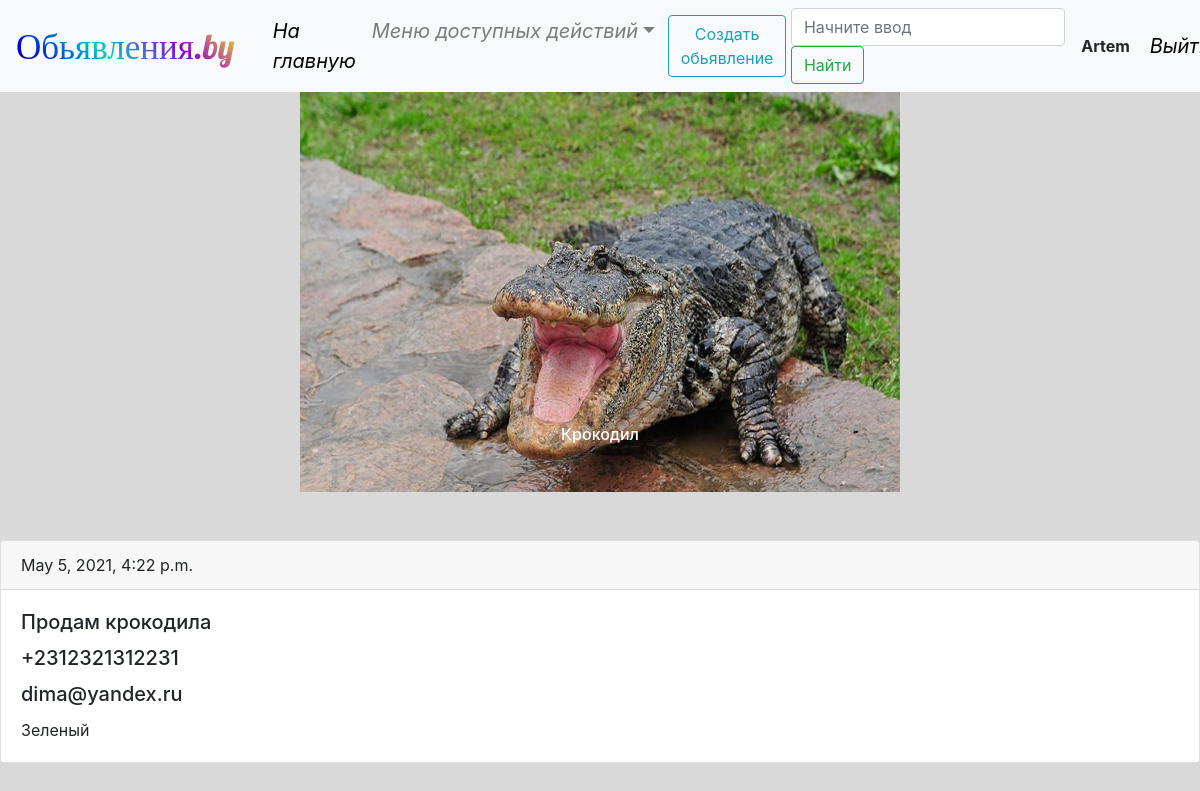
Screenshot of /detail/8 (signed in) with the database file from the repository.
### main/models.py (models this page shows, shortened)
class Photo(models.Model):
    title = models.CharField(verbose_name='Описание', max_length=30, blank=True, null=True)
    image = models.ImageField(verbose_name='Фотография', upload_to='gallery/')
    user = models.ForeignKey(User, verbose_name='Пользователь', on_delete=models.CASCADE)
    gallery = models.ForeignKey(Gallery, verbose_name='Галерея', on_delete=models.CASCADE)
    class Meta:
        verbose_name = 'Фотография'
        verbose_name_plural = 'Фотографии'
        ordering = ['user','gallery','title']

class Advert(models.Model):
    title = models.CharField(verbose_name='заглавие', max_length=50)
    text = models.TextField(verbose_name='Текст обьявления', null=True)
    phone = models.CharField(verbose_name='Телефон', max_length=15, null=True, blank=True)
    email = models.EmailField(verbose_name='правильный Email-адрес', max_length=30, null=True)
    date = models.DateTimeField(auto_now_add=True)
    gallery = models.ForeignKey(Gallery, verbose_name='Галерея', on_delete=models.CASCADE, null=True, blank=True)
    user = models.ForeignKey(User, verbose_name='Пользователь', on_delete=models.CASCADE)
    class Meta:
        verbose_name = 'Обьявление'
        verbose_name_plural = 'Обьявления'
        ordering = ['-date']

### main/views.py (the view)
# urls.py: path('detail/<int:pk>', AdvertDetailView.as_view(), name='adv_detail'),
class AdvertDetailView(LoginRequiredMixin, generic.DetailView):
    model = Advert
    template_name = 'main/advertdetail.html'
    context_object_name = 'adv'
    def get_context_data(self, **kwargs):
        pk = self.kwargs['pk']
        qsetAdvert = Advert.objects.values('gallery_id').filter(pk=pk)
        gallery = qsetAdvert.get().get('gallery_id')
        context = super().get_context_data(**kwargs)
        context['photo'] = Photo.objects.filter(gallery=gallery)
        context['permit'] = UserIsOwnerOrAdminMixin.has_permission(self)
        return context

### main/permissions.py (called while the page is built)
    def has_permission(self):
        return self.get_object().user == self.request.user or self.request.user.is_staff

### templates/main/advertdetail.html (shortened to what this page needs)
{% extends 'base.html' %}
{% block content %}
<div id="carouselAdvertGalleryList" class="carousel slide" data-ride="carousel">
    <div class="carousel-inner">
        {% for item in photo %}
        <div data-interval="2000" class="carousel-item text-center text-light mb-5
          {% if forloop.first %} active{% endif %}">
            <img src="{{ item.image.url }}" style="width:600px; height:400px;">
            <div class="carousel-caption capt">
                <h6>{{ item.title }}</h6>
            </div>
        </div>
        {% endfor %}
    </div>
</div>
<div class="card">
    <div class="card-header">{{ adv.date }}</div>
    <div class="card-body">
        <h5 class="card-title">{{ adv.title }}</h5>
        <h5 class="card-title">{{ adv.phone }}</h5>
        <h5 class="card-title">{{ adv.email }}</h5>
        <p class="card-text">{{ adv.text }}</p>
    </div>
</div>
{% endblock %}

### templates/base.html (shortened to what this page needs)
<!DOCTYPE html>
{% load static %}
<html lang="en">
<head>
    <link rel="stylesheet" href="https://stackpath.bootstrapcdn.com/bootstrap/4.4.1/css/bootstrap.min.css"
>
    <link rel="stylesheet" href="{% static 'css/base.css' %}">
</head>
<body style="background-color: #d9d9d9;">
<nav class="navbar navbar-expand-lg navbar-light bg-light">
    <a class="logo" href="#">Обьявления.by</a>
    <div class="collapse navbar-collapse" id="navbarSupportedContent">
        <ul class="navbar-nav mr-auto">
            <li class="nav-item active">
                <a id="a" class="nav-link" href="{% url 'adv_list' %}">На главную<span class="sr-only">(current)</span></a>
            </li>
            {% if user.is_authenticated %}
            <li id="e" class="nav-item dropdown">
                <a class="nav-link dropdown-toggle" href="#" id="navbarDropdown" role="button" data-toggle="dropdown"
                   aria-haspopup="true" aria-expanded="false">Меню доступных действий</a>
            </li>
            {% endif %}
        </ul>
        {% if user.is_authenticated %}
        <a href="{% url 'adv_create' %}" type="button" class="btn btn-outline-info">Создать обьявление</a>
        {% endif %}
        <form class="form-inline my-2 my-lg-0" action="{% url 'adv_list' %}" method="get">
            <input class="form-control mr-sm-2" name="val" type="search" placeholder="Начните ввод" aria-label="Search">
            <button class="btn btn-outline-success my-2 my-sm-0" type="submit">Найти</button>
        </form>
        {% if user.is_authenticated %}
        <span><b> &nbsp;{{ user.username }}&nbsp; </b></span>
        <a id="d" class="nav-link" href="{% url 'account_logout' %}">Выйти</a>
        {% else %}
        <a id="b" class="nav-link" href="{% url 'account_login' %}">Вход</a>
        <a id="c" class="nav-link" href="{% url 'account_signup' %}">Регистрация</a>
        {% endif %}
    </div>
</nav>
{% block content %}
{% endblock %}
</body>
</html>

### static/css/base.css (style rules this page uses)
.logo { font-family: "Lobster", cursive; background: linear-gradient(45deg, #0000CD 10%,#00CED1,#9400D3,#FFFF00); -webkit-background-clip: text; -webkit-text-fill-color: transparent; color: #0000CD; display: table; font-size: 35px; }
#a { font-style: italic; font-size: 20px; color: #000000; margin-left:30px; }
#d { font-style: italic; font-size: 20px; color: #000000; }
#e { font-style: italic; font-size: 20px; }

### rows the page displays
Photo: image (picture), title "Крокодил"
Advert: date "May 5, 2021, 4:22 p.m.", title "Продам крокодила", phone "+2312321312231", email "dima@yandex.ru", text "Зеленый"

### other values shown
{{ user.username }} "Artem"
